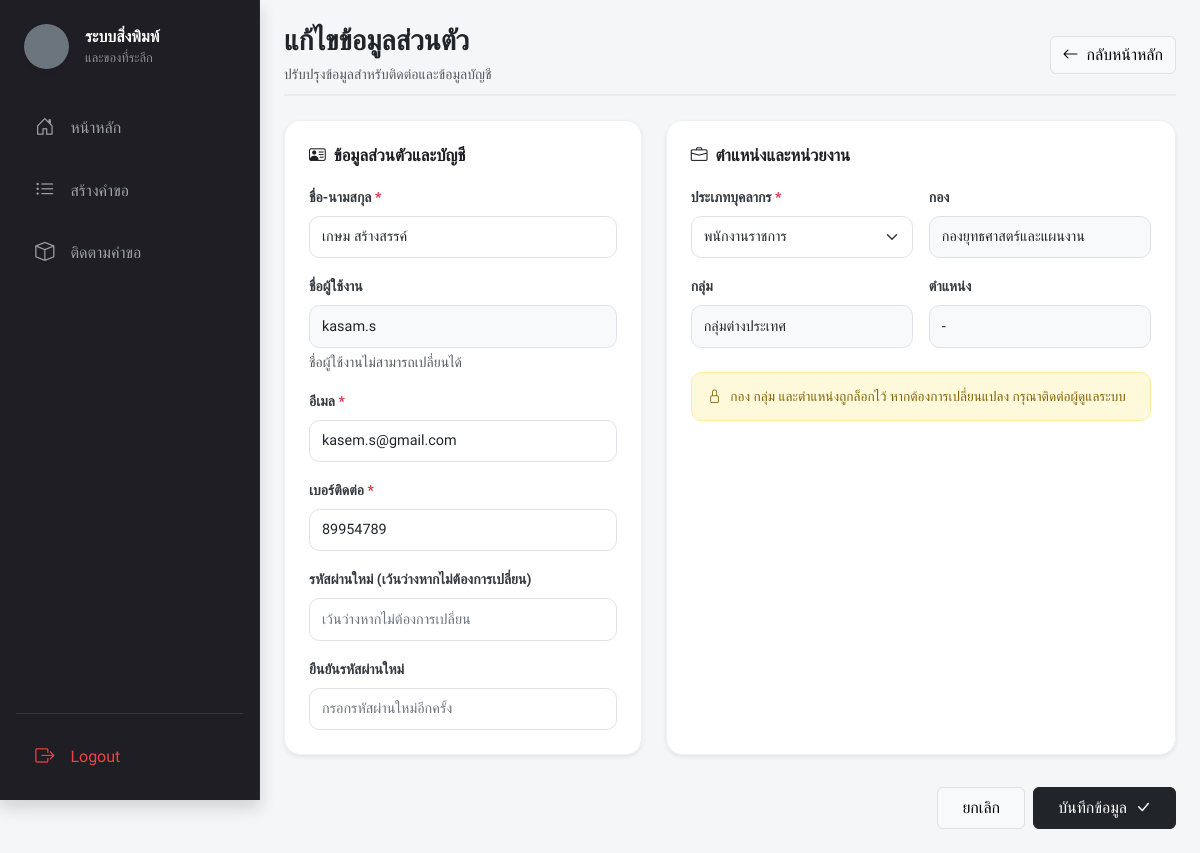
Page /index.php?page=profile (signed in) on the committed database.
### tables this page shows
CREATE TABLE `users` (
  `user_id` int(11) NOT NULL,
  `username` varchar(50) NOT NULL,
  `password` varchar(255) NOT NULL,
  `full_name` varchar(100) DEFAULT NULL,
  `email` varchar(150) DEFAULT NULL,
  `department_id` int(11) DEFAULT NULL,
  `sub_department_id` int(11) DEFAULT NULL,
  `employment_type_id` int(11) DEFAULT NULL,
  `position` varchar(100) DEFAULT NULL,
  `phone_number` varchar(20) DEFAULT NULL,
  `role` varchar(20) DEFAULT 'User',
  `approve_user` int(2) NOT NULL DEFAULT 0,
  `created_at` datetime NOT NULL
);

CREATE TABLE `employment_types` (
  `employment_type_id` int(11) NOT NULL,
  `type_name` varchar(100) NOT NULL
);

CREATE TABLE `departments` (
  `department_id` int(11) NOT NULL,
  `department_name` varchar(100) DEFAULT NULL
);

CREATE TABLE `sub_departments` (
  `sub_department_id` int(11) NOT NULL,
  `department_id` int(11) NOT NULL,
  `sub_department_name` varchar(100) NOT NULL
);

### profile.php (the view, shortened to what this page needs)
<?php
$stmt = $pdo->prepare('
    SELECT u.*, d.department_name, sd.sub_department_name, et.type_name
    FROM users u
    LEFT JOIN departments d ON u.department_id = d.department_id
    LEFT JOIN sub_departments sd ON u.sub_department_id = sd.sub_department_id
    LEFT JOIN employment_types et ON u.employment_type_id = et.employment_type_id
    WHERE u.user_id = ?
');
$stmt->execute([$_SESSION['user_id']]);
$user = $stmt->fetch();
$employmentTypes = $pdo->query('SELECT employment_type_id, type_name FROM employment_types ORDER BY type_name')->fetchAll();
$old = $_SESSION['profile_old'] ?? [];
?>
<div class="d-flex justify-content-between align-items-center mb-4 pb-2" style="border-bottom: 2px solid #e9ecef;">
    <div>
        <h3 class="fw-bolder mb-1 text-dark">แก้ไขข้อมูลส่วนตัว</h3>
        <span class="text-muted small">ปรับปรุงข้อมูลสำหรับติดต่อและข้อมูลบัญชี</span>
    </div>
    <a href="index.php?page=home" class="btn btn-light border"><i class="bi bi-arrow-left me-1"></i> กลับหน้าหลัก</a>
</div>
<form action="actions/update_profile.php" method="POST" class="row g-4">
    <div class="col-lg-5">
        <div class="form-section h-100 bg-white shadow-sm">
            <h2><i class="bi bi-person-vcard"></i> ข้อมูลส่วนตัวและบัญชี</h2>
            <div class="mb-3">
                <label class="form-label" for="full_name">ชื่อ-นามสกุล <span class="text-danger">*</span></label>
                <input class="form-control" id="full_name" name="full_name" maxlength="100" value="<?= htmlspecialchars($old['full_name'] ?? $user['full_name']) ?>" required>
            </div>
            <div class="mb-3">
                <label class="form-label" for="username">ชื่อผู้ใช้งาน</label>
                <input class="form-control bg-light" id="username" value="<?= htmlspecialchars($user['username']) ?>" readonly>
                <div class="form-text">ชื่อผู้ใช้งานไม่สามารถเปลี่ยนได้</div>
            </div>
            <div class="mb-3">
                <label class="form-label" for="email">อีเมล <span class="text-danger">*</span></label>
                <input class="form-control" id="email" type="email" name="email" maxlength="150" value="<?= htmlspecialchars($old['email'] ?? $user['email']) ?>" required>
            </div>
            <div class="mb-3">
                <label class="form-label" for="phone_number">เบอร์ติดต่อ <span class="text-danger">*</span></label>
                <input class="form-control" id="phone_number" name="phone_number" maxlength="20" value="<?= htmlspecialchars($old['phone_number'] ?? $user['phone_number']) ?>" required>
            </div>
            <div class="mb-3">
                <label class="form-label" for="new_password">รหัสผ่านใหม่ (เว้นว่างหากไม่ต้องการเปลี่ยน)</label>
                <input class="form-control" id="new_password" type="password" name="new_password" minlength="8" placeholder="เว้นว่างหากไม่ต้องการเปลี่ยน">
            </div>
            <div>
                <label class="form-label" for="confirm_password">ยืนยันรหัสผ่านใหม่</label>
                <input class="form-control" id="confirm_password" type="password" name="confirm_password" minlength="8" placeholder="กรอกรหัสผ่านใหม่อีกครั้ง">
            </div>
        </div>
    </div>
    <div class="col-lg-7">
        <div class="form-section h-100 bg-white shadow-sm">
            <h2><i class="bi bi-briefcase"></i> ตำแหน่งและหน่วยงาน</h2>
            <div class="row g-3">
                <div class="col-md-6">
                    <label class="form-label" for="employment_type_id">ประเภทบุคลากร <span class="text-danger">*</span></label>
                    <select class="form-select" id="employment_type_id" name="employment_type_id" required>
                        <?php foreach ($employmentTypes as $type): ?>
                            <option value="<?= (int) $type['employment_type_id'] ?>" <?= (($old['employment_type_id'] ?? $user['employment_type_id']) == $type['employment_type_id']) ? 'selected' : '' ?>><?= htmlspecialchars($type['type_name']) ?></option>
                        <?php endforeach; ?>
                    </select>
                </div>
                <div class="col-md-6">
                    <label class="form-label" for="department">กอง</label>
                    <input class="form-control bg-light" id="department" value="<?= htmlspecialchars($user['department_name'] ?? '-') ?>" readonly>
                </div>
                <div class="col-md-6">
                    <label class="form-label" for="sub_department">กลุ่ม</label>
                    <input class="form-control bg-light" id="sub_department" value="<?= htmlspecialchars($user['sub_department_name'] ?? '-') ?>" readonly>
                </div>
                <div class="col-md-6">
                    <label class="form-label" for="position">ตำแหน่ง</label>
                    <input class="form-control bg-light" id="position" value="<?= htmlspecialchars($user['position'] ?? '-') ?>" readonly>
                </div>
            </div>
            <div class="form-note mt-4"><i class="bi bi-lock"></i> กอง กลุ่ม และตำแหน่งถูกล็อกไว้ หากต้องการเปลี่ยนแปลง กรุณาติดต่อผู้ดูแลระบบ</div>
        </div>
    </div>
    <div class="col-12 d-flex justify-content-end gap-2 pt-2">
        <a href="index.php?page=home" class="btn btn-light border px-4 py-2">ยกเลิก</a>
        <button class="btn btn-dark px-4 py-2" type="submit">บันทึกข้อมูล <i class="bi bi-check-lg ms-1"></i></button>
    </div>
</form>

### assets/css/style.css (style rules this page uses)
:root { --portal-ink: #1e1e24; --portal-yellow: #ffc107; --portal-surface: #f8f9fa; }
body { background: var(--portal-surface); }
.auth-form .form-label, .form-section .form-label { color: #343a40; font-size: 0.875rem; font-weight: 600; }
.form-section { padding: 1.5rem; border: 1px solid #eef0f3; border-radius: 1rem; background: #fafbfc; }
.form-section h2 { margin: 0 0 1.25rem; color: var(--portal-ink); font-size: 1.05rem; font-weight: 700; display: flex; align-items: center; gap: 0.5rem; }
.form-section .form-control, .form-section .form-select { min-height: 2.65rem; border-radius: 0.65rem; border: 1px solid #dee2e6; background-color: #fff; font-size: 0.9rem; }
.form-note { padding: 0.85rem 1rem; color: #856404; background: #fff9db; border: 1px solid #ffec99; border-radius: 0.65rem; font-size: 0.85rem; }
.form-note i { margin-right: 0.35rem; }

### includes/header.php (style rules this page uses)
body, .container-fluid, .card, .btn, table, input, select { font-family: 'Prompt', sans-serif !important; }
::placeholder { color: #6c757d !important; opacity: 1 !important; }

### rows in the picture
users: full_name "เกษม สร้างสรรค์", username "kasam.s", email "kasem.s@gmail.com", phone_number "89954789", employment_type_id "พนักงานราชการ", department.department_name "กองยุทธศาสตร์และแผนงาน", sub_department.sub_department_name "กลุ่มต่างประเทศ", position "-"
